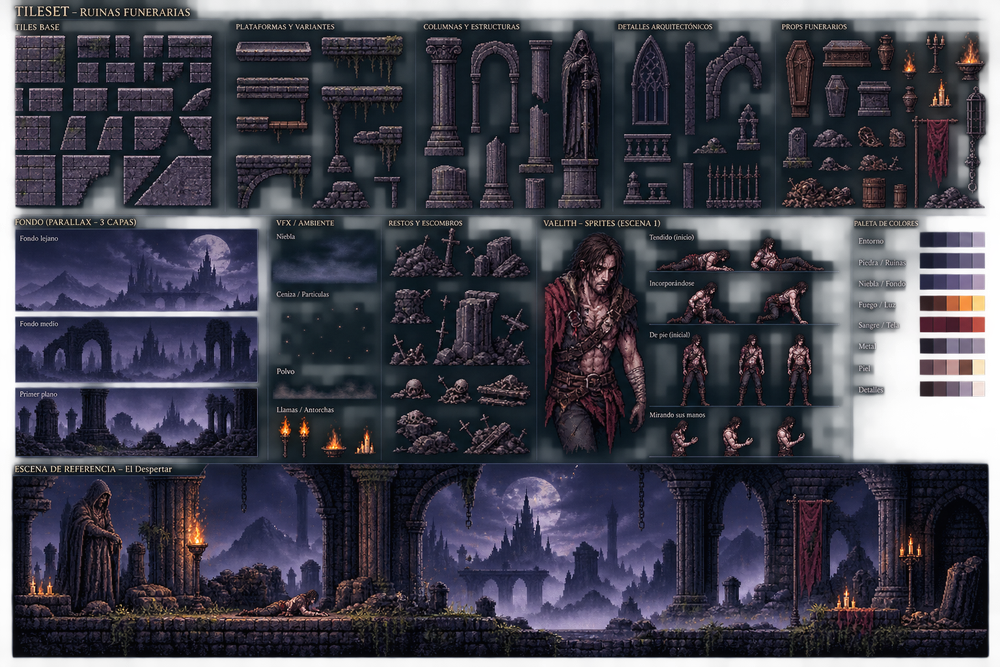
#> input picture assets/source_sheets/_reference/scene1_funerary_ruins_design.png, 1000 x 667 px, shrunk from 1536 x 1024 before the run
$ python mapa_degradado.py ../../assets/source_sheets/_reference/scene1_funerary_ruins_design.png ../../assets/source_sheets/_reference/scene2_first_steps_design.png
#> lines starting #> are read from the running program, lines starting #| are printed output that depends on the picture; after the words box and inside, x2 and y2 are one past the last pixel; in counts of white or black regions, pixels touching at a corner belong together
#!/usr/bin/env python3
"""Mapa de degradado a la paleta de Vaelith Arken, conservando luces y sombras.

Por qué existe (relevamiento 2026-11-04): `recolor.py` busca el color de la
paleta más parecido a cada píxel. Con una paleta fría de 14 colores eso rompe
el orden de luminosidad: lo claro termina violeta, lo oscuro teal, y los props
se vuelven manchas ilegibles. Acá cada píxel conserva su luminosidad y se
lleva a una RAMPA de la paleta (oscuro → claro), elegida por su tono original:

  - verdes / cianes  → rampa teal
  - rojos / magentas / violetas saturados → rampa violeta
  - todo lo demás (piedra, madera, metal, hueso) → rampa índigo

Todos los colores salen de docs/guia_estilo_visual.md (núcleo + extendida).
El rojo de peligro #B41F1C no se usa: esto es arte de entorno.

Uso:  python3 -I tools/img_pipeline/mapa_degradado.py <entrada.png> <salida.png> [desde hasta]
      desde/hasta (0..1): tramo de la rampa a usar. Ej. 0.15 0.6 = menos
      contraste y más oscuro (pisos que no compiten con los personajes).
Solo numpy + Pillow.
"""
import colorsys
import sys

import numpy as np
from PIL import Image

RAMPAS = {
    "indigo": ["#010901", "#0C1A1C", "#11222E", "#162C3D", "#2B2E56", "#3B4272", "#3A5184", "#4947a7", "#766DBC"],
    "teal": ["#010901", "#02100E", "#041917", "#10423b", "#07424F", "#205188", "#4947a7", "#766DBC"],
    "violeta": ["#010901", "#352037", "#493165", "#4c4793", "#7a36a2", "#766DBC"],
}


def hex_rgb(h):
    h = h.lstrip("#")
    return tuple(int(h[i:i + 2], 16) for i in (0, 2, 4))


def luminancia(rgb):
    r, g, b = (c / 255 for c in rgb)
    return 0.2126 * r + 0.7152 * g + 0.0722 * b


def rampa_de(r, g, b):
    h, s, v = colorsys.rgb_to_hsv(r / 255, g / 255, b / 255)
    grados = h * 360
    if s > 0.28 and v > 0.15:
        if 75 <= grados < 200:
            return "teal"
        if grados >= 280 or grados < 15:
            return "violeta"
    return "indigo"


def mapear(im, desde=0.0, hasta=1.0):
#> called with desde = 0, hasta = 1
    a = np.array(im.convert("RGBA"))
#> a is the input picture: shape (667, 1000, 4); mean R, G, B, A 34.4, 34.8, 48.2, 215.5
    rgb = a[..., :3].astype(float)
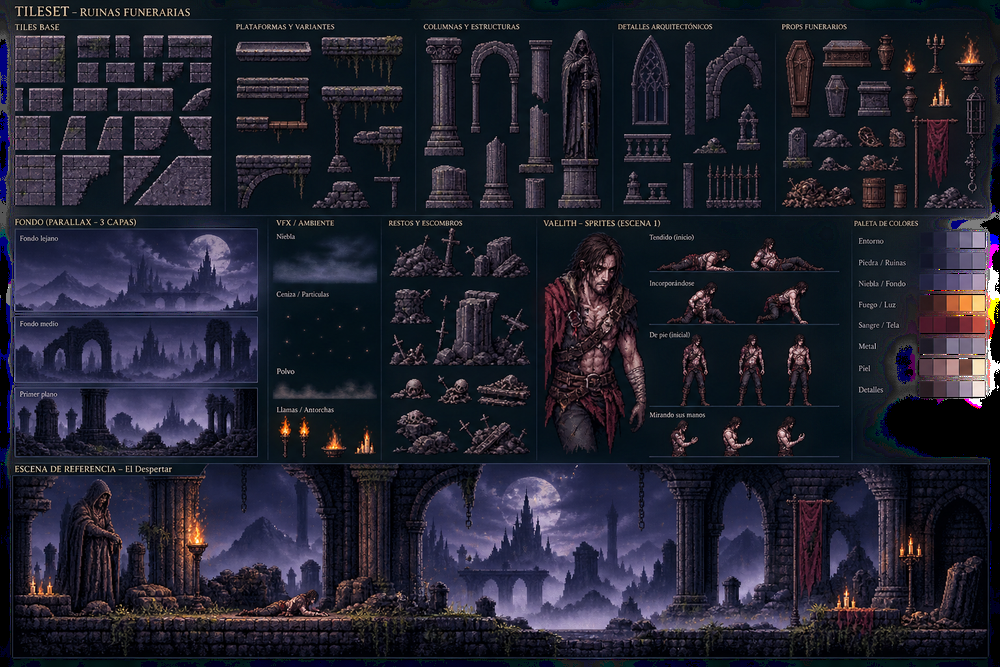
#> rgb: shape (667, 1000, 3) float64; mean R, G, B 34.4, 34.8, 48.2
    lum = (0.2126 * rgb[..., 0] + 0.7152 * rgb[..., 1] + 0.0722 * rgb[..., 2]) / 255
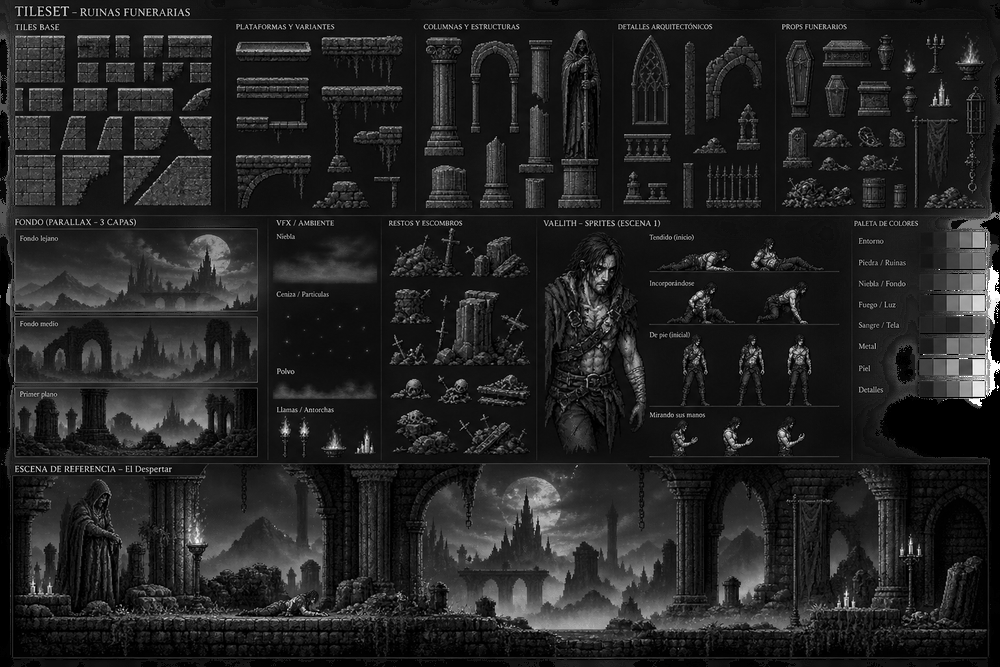
#> lum: shape (667, 1000) float64; min 0, max 1, mean 0.14
    opaco = a[..., 3] > 0
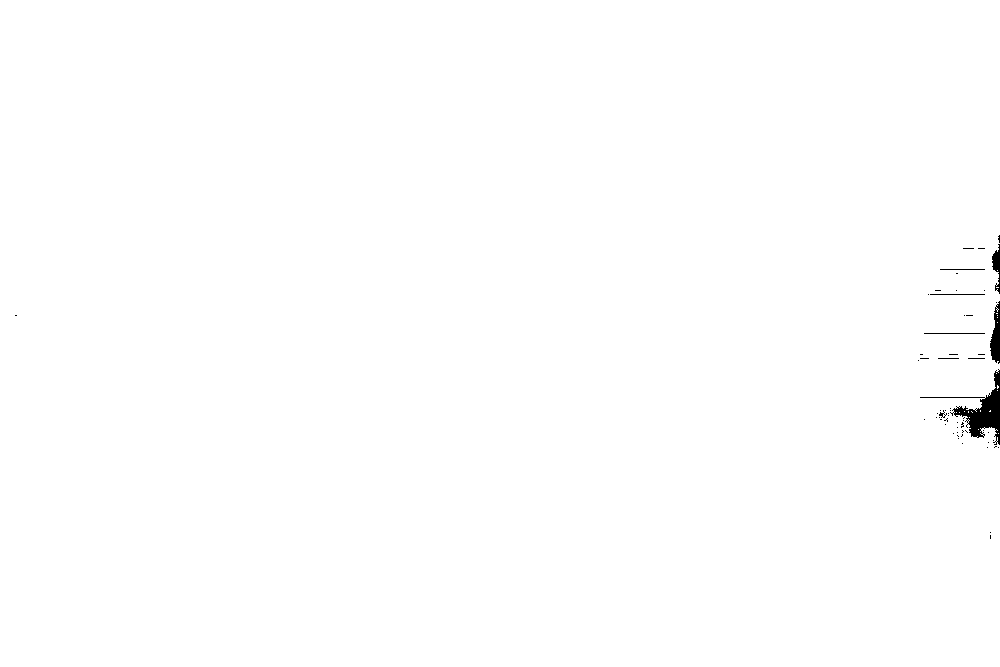
#> opaco: shape (667, 1000) bool; 99.7% white; 61 black regions (53 under 20 px), largest, box (x1, y1, x2, y2) and area: (920, 369, 1000, 445) 1332, (990, 301, 1000, 364) 401, (992, 244, 1000, 294) 201
    if not opaco.any():
        return im
    # estira el rango de la imagen para usar toda la rampa (el contraste interno
    # de cada prop se conserva; el tono general lo da la rampa)
    lo, hi = np.percentile(lum[opaco], 2), np.percentile(lum[opaco], 98)
#> lo = 0.000566; hi = 0.516
    t = desde + (hasta - desde) * np.clip((lum - lo) / max(hi - lo, 1e-3), 0, 1)
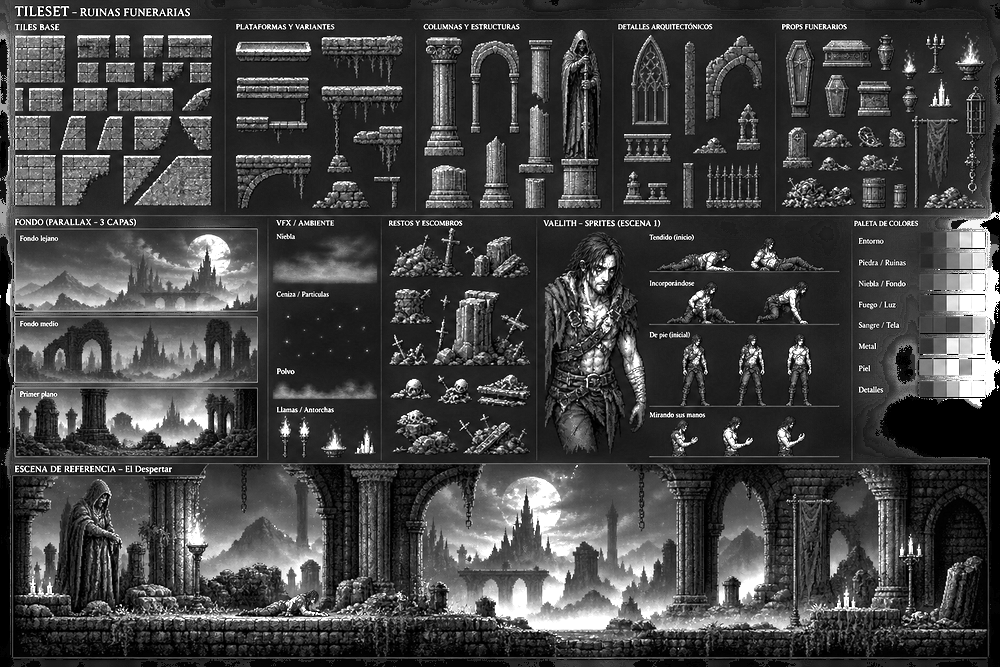
#> t: shape (667, 1000) float64; min 0, max 1, mean 0.265
    out = a.copy()
    cache = {}
    ys, xs = np.nonzero(opaco)
    for y, x in zip(ys, xs):
        clave = tuple(a[y, x, :3])
        if clave not in cache:
            cache[clave] = rampa_de(*clave)
        rampa = RAMPAS[cache[clave]]
        paso = rampa[min(len(rampa) - 1, int(round(t[y, x] * (len(rampa) - 1))))]
        out[y, x, :3] = hex_rgb(paso)
#> this loop made 664699 passes
#> (clave, s in rampa_de, v in rampa_de, grados in rampa_de, paso) on passes 1, 3, 6: ((31, 31, 47), 0.34, 0.184, 240, '#11222E'), ((30, 30, 45), 0.333, 0.176, 240, '#11222E'), ((26, 40, 40), 0.35, 0.157, 180, '#041917')
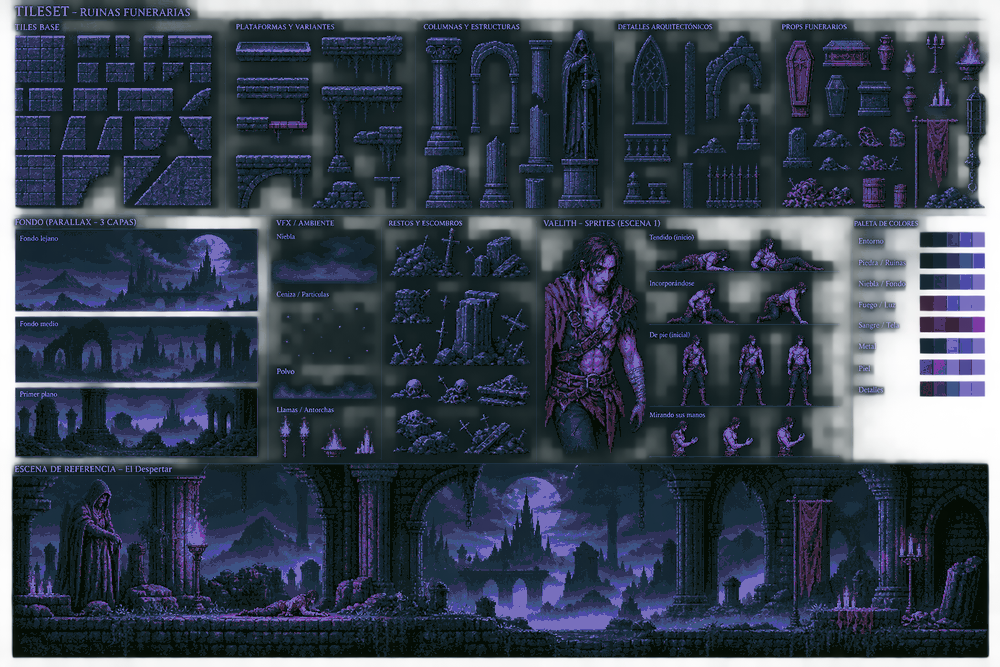
#> out: shape (667, 1000, 4); mean R, G, B, A 24, 35.4, 50.6, 215.5; transparent parts drawn white
#> after the loop, cache = 104636 items
    return Image.fromarray(out, "RGBA")


if __name__ == "__main__":
    rango = [float(x) for x in sys.argv[3:5]] if len(sys.argv) >= 5 else [0.0, 1.0]
    mapear(Image.open(sys.argv[1]), *rango).save(sys.argv[2])
